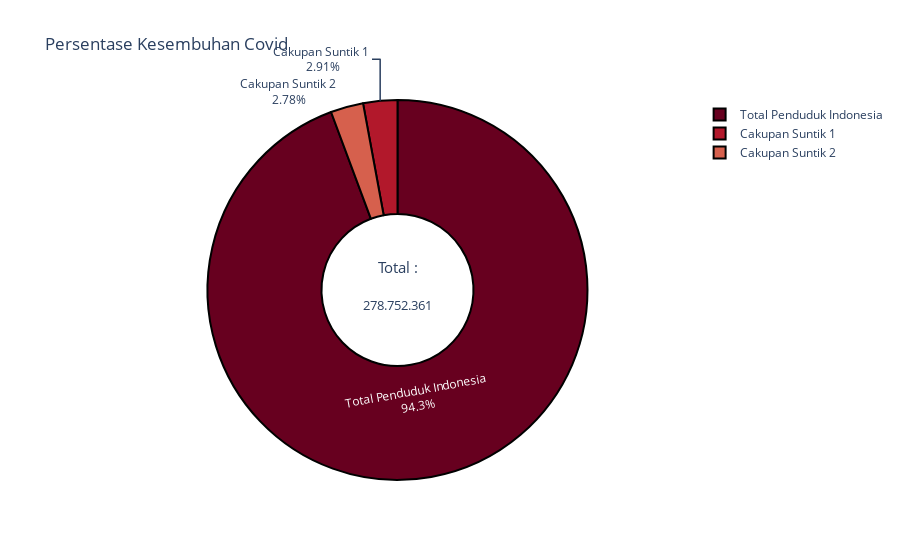

Here is the notebook cell this chart was saved with:
### Code cell
fig = px.pie(names=['Cakupan Suntik 1 ','Cakupan Suntik 2 ','Total Penduduk Indonesia'],values=[8594205,8207295,278752361],title='Persentase Kesembuhan Covid',color_discrete_sequence=px.colors.sequential.RdBu,hole=.4)
fig.update_traces(textinfo='percent+label', marker=dict(line=dict(color='#000000', width=2)))
fig.update_layout(
    # Add annotations in the center of the donut pies.
    annotations=[dict(text='Total :', x=0.5, y=0.56, font_size=15, showarrow=False),
                 dict(text='278.752.361', x=0.5, y=0.46, font_size=13, showarrow=False)])
fig.show()

### Figure 1 — Plotly figure (JSON) as saved in the notebook; plotly's stock layout.template omitted (floating-point values rounded to 4 significant figures)
{"data": [{"domain": {"x": [0, 1], "y": [0, 1]}, "hole": 0.4, "hovertemplate": "label=%{label}<br>value=%{value}<extra></extra>", "labels": ["Cakupan Suntik 1 ", "Cakupan Suntik 2 ", "Total Penduduk Indonesia"], "legendgroup": "", "marker": {"line": {"color": "#000000", "width": 2}}, "name": "", "showlegend": true, "textinfo": "percent+label", "type": "pie", "values": [8594205, 8207295, 278752361]}], "layout": {"annotations": [{"font": {"size": 15}, "showarrow": false, "text": "Total :", "x": 0.5, "y": 0.56}, {"font": {"size": 13}, "showarrow": false, "text": "278.752.361", "x": 0.5, "y": 0.46}], "legend": {"tracegroupgap": 0}, "piecolorway": ["rgb(103,0,31)", "rgb(178,24,43)", "rgb(214,96,77)", "rgb(244,165,130)", "rgb(253,219,199)", "rgb(247,247,247)", "rgb(209,229,240)", "rgb(146,197,222)", "rgb(67,147,195)", "rgb(33,102,172)", "rgb(5,48,97)"], "title": {"text": "Persentase Kesembuhan Covid"}}}
